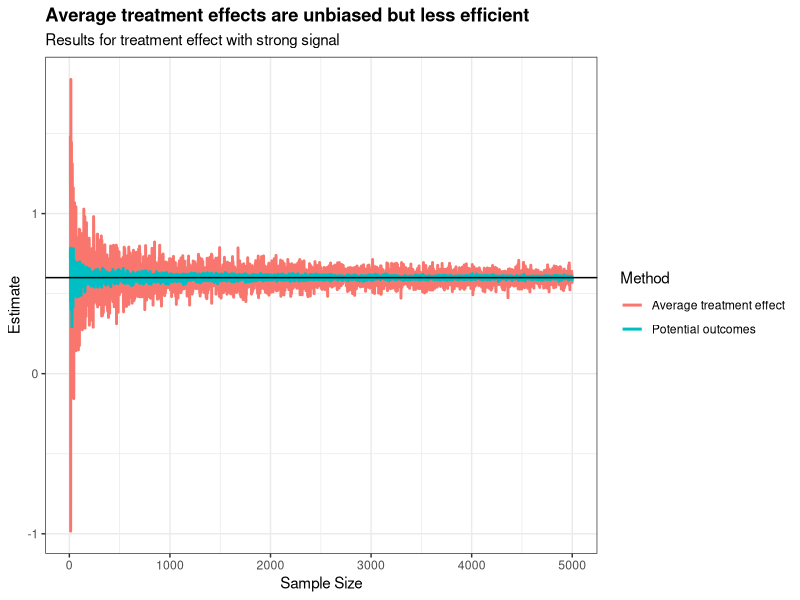

This figure's R source:
N <- 1e2
size<-0.6
var <- 0.3
E <- 5e3

library(ggplot2)

gen_ests <- function(N,size,var) {
  
  # Case 1: Potential outcomes
  tmt <- sample.int(2,N,replace=T)-1 # tmnt indicator
  y <- rnorm(N) # baseline
  y1 <- y + size + var*rnorm(N) # with treatment
  y0 <- y + var*rnorm(N) # without
  diff <- y1-y0
  
  po <- mean(diff)

  # Case 2:
  y_obs <- tmt*y1 + (1-tmt)*y0
  avg_t <- lm(y_obs ~ tmt)$coefficients[2]
  
  return(c(po,avg_t))
}


sim <- function(E,N,size,var) {
  
  est_data <- gen_ests(1,size,var)
  for (e in 2:E) {
    est_data <- rbind(est_data,gen_ests(e,size,var))
  }
  return(est_data)
}

ests <- sim(E,N,size,var)

po <- cbind(ests[,1],rep('Potential outcomes',E),as.numeric(1:E))
at <- cbind(ests[,2],rep('Average treatment effect',E),as.numeric(1:E))
at <- at[10:nrow(at),]
po <- po[10:nrow(po),]

plot_data <- data.frame(rbind(po,at),row.names = NULL)
colnames(plot_data) <- c('Estimate','Method','N')

plot_data$Estimate <- as.numeric(plot_data$Estimate)
plot_data$N <- as.numeric(plot_data$N)



ggplot(plot_data, aes(x=N,y=Estimate,group=Method,color=Method)) + geom_line(size=1) +
  geom_hline(yintercept = size) +
  labs(x='Sample Size',
       y='Estimate',
       title='Average treatment effects are unbiased but less efficient',
       subtitle='Results for treatment effect with strong signal') +
  theme_bw() +
  theme(plot.title = element_text(face = "bold")) 